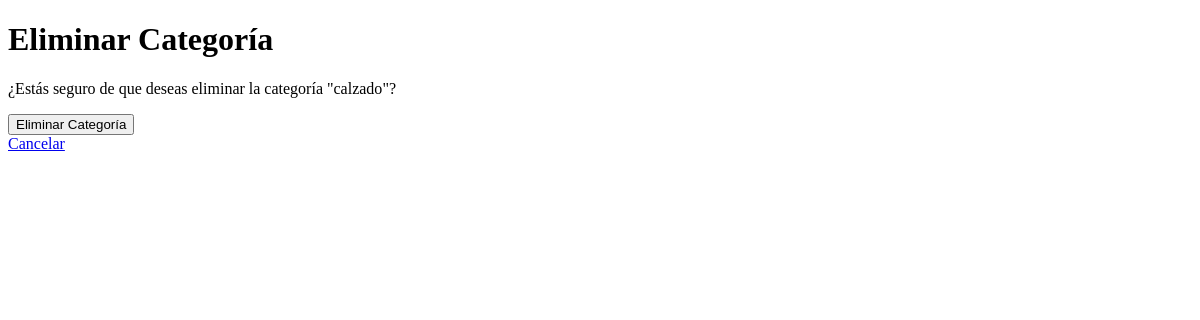
The page /categorias/eliminar/2/ on the database as committed earlier.
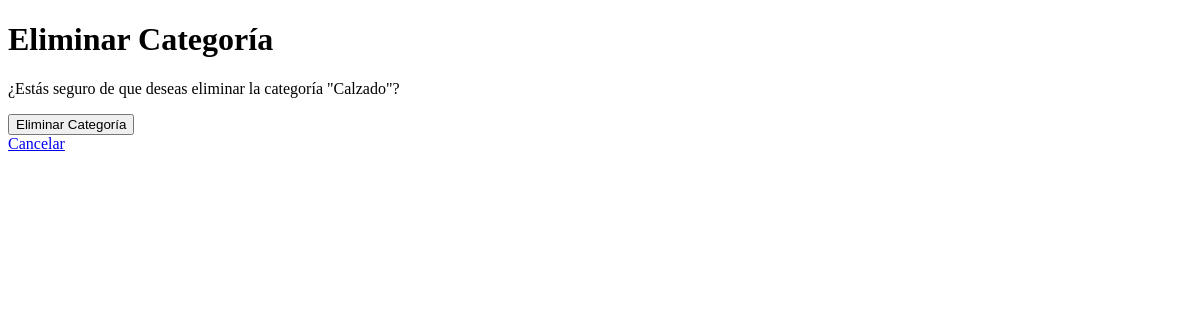
The same page on the database as committed later.
### inventario/models.py (models this page shows, shortened)
class Categoria(models.Model):
    nombre = models.CharField(max_length=100)
    descripcion = models.TextField()

### inventario/views.py (the view)
# urls.py: path('categorias/eliminar/<int:pk>/', eliminar_categoria, name='eliminar_categoria'),
def eliminar_categoria(request, pk):
    categoria = get_object_or_404(Categoria, pk=pk)
    if request.method == 'POST':
        categoria.delete()
        return redirect('listar_categorias')
    return render(request, 'inventario/eliminar_categoria.html', {'categoria': categoria})

### inventario/templates/inventario/eliminar_categoria.html (shortened to what this page needs)
<!DOCTYPE html>
<html lang="es">
<head>
</head>
<body>
    <h1>Eliminar Categoría</h1>
    <p>¿Estás seguro de que deseas eliminar la categoría "{{ categoria.nombre }}"?</p>
    <form method="post">
        <button type="submit">Eliminar Categoría</button>
    </form>
    <a href="{% url 'listar_categorias' %}">Cancelar</a>
</body>
</html>

Rows that differ between the two databases and show on the page:
changed Categoria: nombre "calzado" → "Calzado"
